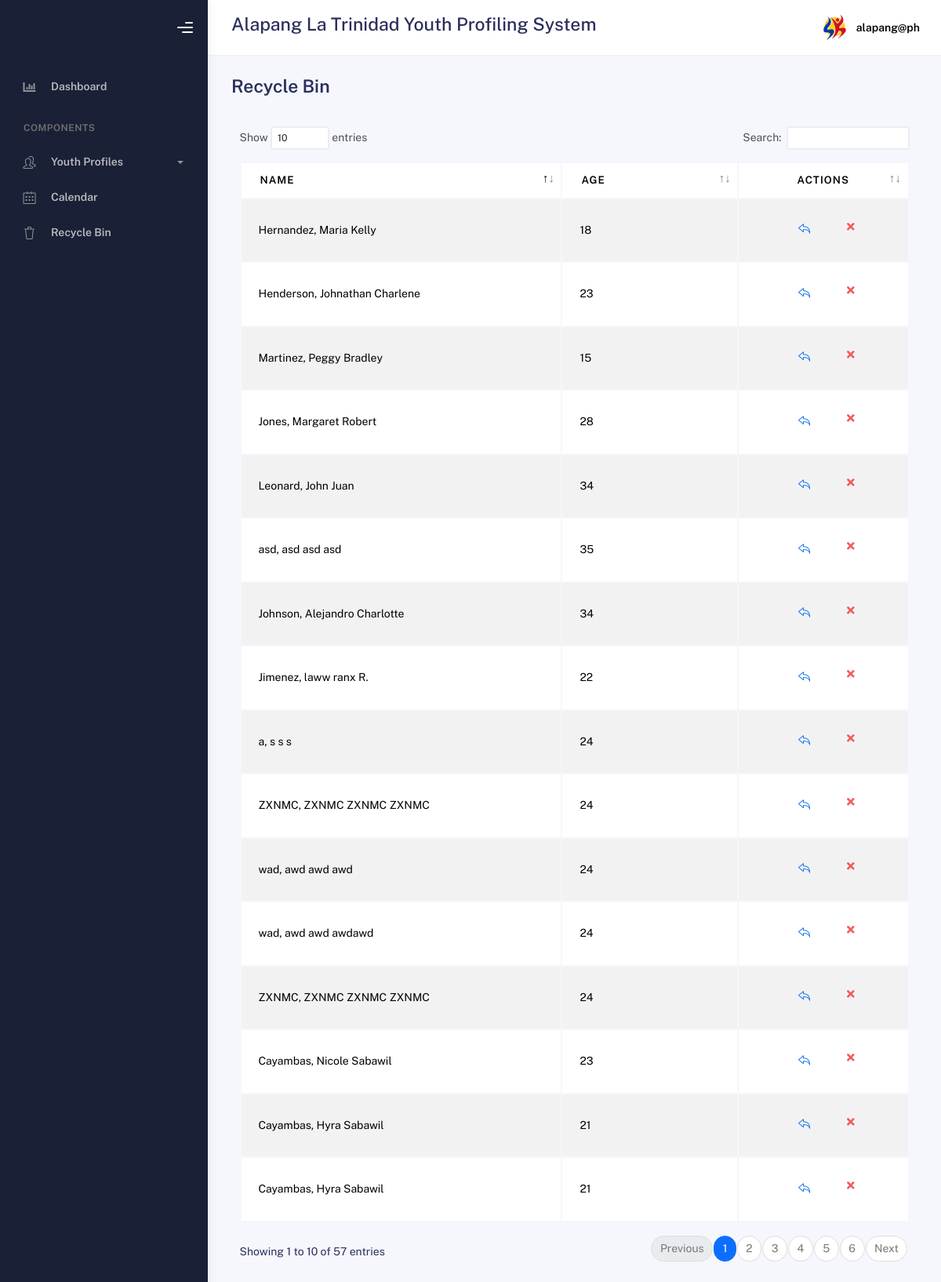
Page /admin/recycle.php (signed in) on the earlier database version.
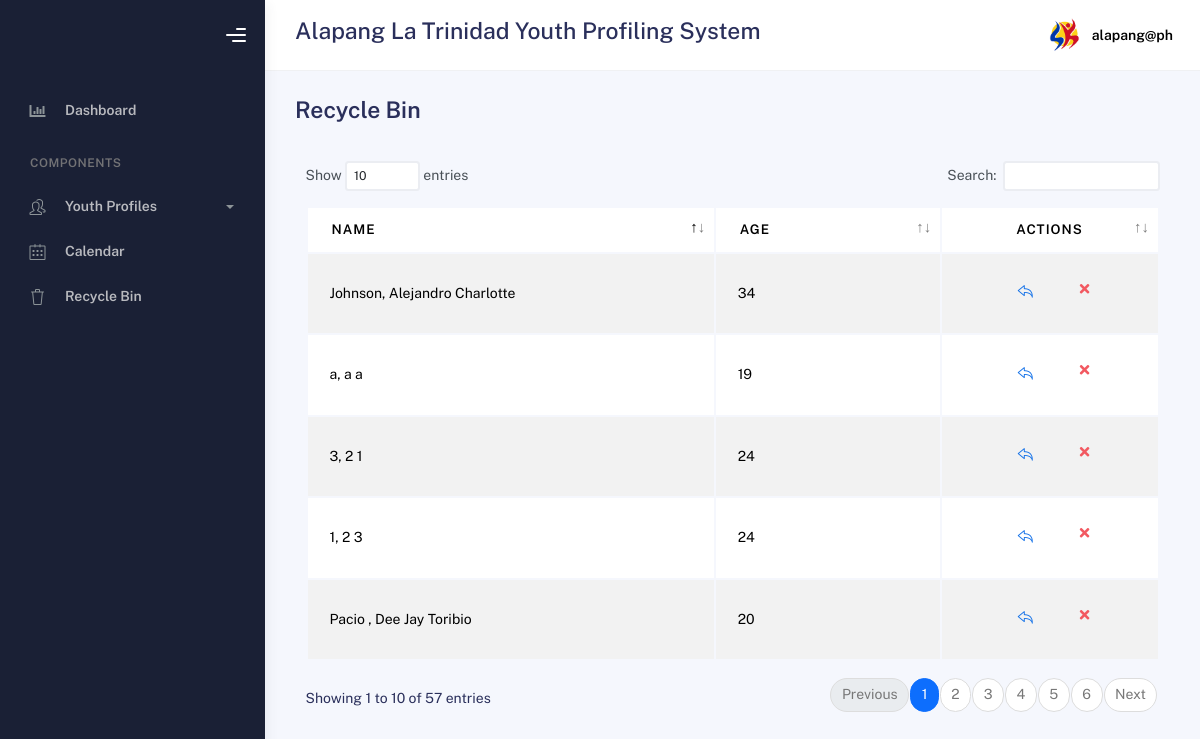
Same page on the later database version.
### tables this page shows
CREATE TABLE `delete_profile` (
  `id` int(11) NOT NULL,
  `lname` varchar(100) NOT NULL,
  `fname` varchar(100) NOT NULL,
  `mname` varchar(100) NOT NULL,
  `suffix` varchar(20) NOT NULL,
  `region` varchar(100) NOT NULL,
  `province` varchar(100) NOT NULL,
  `municipality` varchar(100) NOT NULL,
  `barangay` varchar(100) NOT NULL,
  `purok` varchar(100) NOT NULL,
  `sex` varchar(10) NOT NULL,
  `age` int(11) NOT NULL,
  `email` varchar(100) NOT NULL,
  `birth_month` varchar(20) NOT NULL,
  `birth_day` varchar(20) NOT NULL,
  `birth_year` varchar(20) NOT NULL,
  `contactnumber` varchar(20) NOT NULL,
  `civil_status` varchar(20) NOT NULL,
  `youth_classification` varchar(100) NOT NULL,
  `age_group` varchar(50) NOT NULL,
  `work_status` varchar(50) NOT NULL,
  `educational_background` varchar(50) NOT NULL,
  `register_sk_voter` varchar(50) NOT NULL,
  `voted_last_election` varchar(3) NOT NULL,
  `attended_kk` varchar(3) NOT NULL,
  `times_attended_kk` int(11) NOT NULL,
  `date_created` varchar(50) NOT NULL
);

### admin/recycle.php (the view, shortened to what the changed rows need)
<?php
include("../connection/conne.php");
$select_sql = "SELECT * FROM delete_profile";
$result = mysqli_query($conn, $select_sql);
?>
<!DOCTYPE html>
<html lang="en">
<head>
    <link rel="stylesheet" href="../bootstrap/assets/css/bootstrap.min.css" />
    <link rel="stylesheet" href="../bootstrap/assets/css/plugins.min.css" />
    <link rel="stylesheet" href="../bootstrap/assets/css/kaiadmin.min.css" />
  </head>
  <body>
  <div class="wrapper">
      <div class="main-panel">
        <div class="container">
          <div class="page-inner">
              <div class="card-body">
                        <div class="table-responsive">
                            <div id="basic-datatables_wrapper" class="dataTables_wrapper container-fluid dt-bootstrap4"><div class="row"><div class="col-sm-12"><table id="basic-datatables" class="display table table-striped table-hover dataTable" role="grid" aria-describedby="basic-datatables_info">
                                <thead>
                                  <tr role="row">
                                      <th class="sorting_asc" tabindex="0" aria-controls="basic-datatables" rowspan="1" colspan="1" aria-sort="ascending" aria-label="Name: activate to sort column descending" style="width: 541.766px;">Name</th>
                                      <th class="sorting" tabindex="0" aria-controls="basic-datatables" rowspan="1" colspan="1" aria-label="Position: activate to sort column ascending" style="width: 265.516px;">Age</th>
                                      <th class="sorting" tabindex="0" aria-controls="basic-datatables" rowspan="1" colspan="1" aria-label="Office: activate to sort column ascending" style="width: 200.266px;"><center>Actions</center></th>
                                    </tr>
                                </thead>
                                <tbody>
                                <?php
                                while ($row = mysqli_fetch_assoc($result)) {
                                    echo "<tr>";
                                    echo "<td>" . $row['lname'] . ", " . $row['fname'] . " " . $row['mname'] . " " . $row['suffix'] . "</td>";
                                    echo "<td>" . $row['age'] . "</td>";
                                    echo '<td><center><div class="form-button-action">
                                            <a href="?action=restore&id=' . $row['id'] . '" class="btn btn-link btn-primary btn-lg" data-bs-toggle="tooltip" title="Restore">
                                                <i class="icon-action-undo"></i>
                                            </a>
                                            <a href="?action=delete&id=' . $row['id'] . '" class="btn btn-link btn-danger" data-bs-toggle="tooltip" title="Delete Permanently">
                                                <i class="fa fa-times"></i>
                                            </a>
                                            </div>
                                        </center></td>';
                                    echo "</tr>";
                                }
                                ?>
                                </tbody>
                            </table></div></div></div>
                        </div>
                    </div>
    </body>
</html>

Differences in the rows shown:
removed delete_profile: lname "Hernandez", fname "Maria", mname "Kelly", age "18"
removed delete_profile: lname "Henderson", fname "Johnathan", mname "Charlene", age "23"
removed delete_profile: lname "Martinez", fname "Peggy", mname "Bradley", age "15"
removed delete_profile: lname "Jones", fname "Margaret", mname "Robert", age "28"
removed delete_profile: lname "Leonard", fname "John", mname "Juan", age "34"
removed delete_profile: lname "asd", fname "asd", mname "asd", suffix "asd", age "35"
removed delete_profile: lname "Jimenez", fname "laww", mname "ranx", suffix "R.", age "22"
removed delete_profile: lname "a", fname "s", mname "s", suffix "s", age "24"
removed delete_profile: lname "ZXNMC", fname "ZXNMC", mname "ZXNMC", suffix "ZXNMC", age "24"
removed delete_profile: lname "wad", fname "awd", mname "awd", suffix "awd", age "24"
removed delete_profile: lname "wad", fname "awd", mname "awd", suffix "awdawd", age "24"
removed delete_profile: lname "ZXNMC", fname "ZXNMC", mname "ZXNMC", suffix "ZXNMC", age "24"
removed delete_profile: lname "Cayambas", fname "Nicole", mname "Sabawil", age "23"
removed delete_profile: lname "Cayambas", fname "Hyra", mname "Sabawil", age "21"
removed delete_profile: lname "Cayambas", fname "Hyra", mname "Sabawil", age "21"
added delete_profile: lname "a", fname "a", mname "a", age "19"
added delete_profile: lname "3", fname "2", mname "1", age "24"
added delete_profile: lname "1", fname "2", mname "3", age "24"
added delete_profile: lname "Pacio", fname "Dee Jay", mname "Toribio", age "20"
